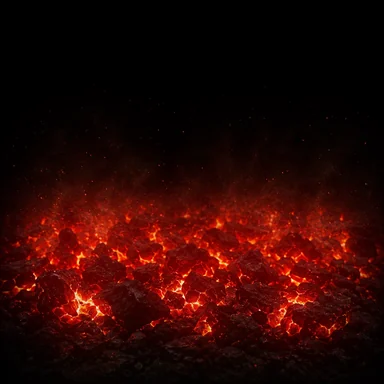
#> input picture src/assets/skills/fire/SK_FIRE_01_glut.webp, 384 x 384 px
$ python -i render-strip-review.py   (imports and definitions only)
#> lines starting #> are read from the running program, lines starting #| are printed output that depends on the picture
#!/usr/bin/env python3
"""Render skill deliveries in the measured offer-card header geometry."""

from argparse import ArgumentParser
from math import ceil
from pathlib import Path

from PIL import Image, ImageChops, ImageDraw, ImageFont


CARD_W = 271
CARD_H = 210
FADE_START = 0.62
COLS = 7
GAP = 8
MARGIN = 8
TITLE_H = 28
LABEL_H = 22
SHEET_BG = (23, 24, 29)
CARD_BG = (8, 10, 15)
LABEL_BG = (18, 19, 24)
TEXT = (185, 188, 198)


def render_header(path: Path) -> Image.Image:
    source = Image.open(path).convert("RGB")
#> source is the input picture: PIL image 384x384 RGB; mean R, G, B 44.6, 6.5, 3.6
    scale = max(CARD_W / source.width, CARD_H / source.height)
#> scale = 0.706
    resized = source.resize(
        (round(source.width * scale), round(source.height * scale)),
        Image.Resampling.LANCZOS,
    )
    left = (resized.width - CARD_W) // 2
#> left = 0
    crop = resized.crop((left, 0, left + CARD_W, CARD_H))
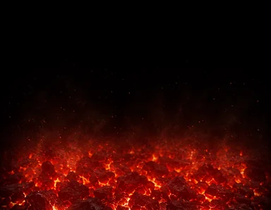
#> crop: PIL image 271x210 RGB; mean R, G, B 43.8, 6, 3.1

    background = Image.new("RGB", (CARD_W, CARD_H), CARD_BG)
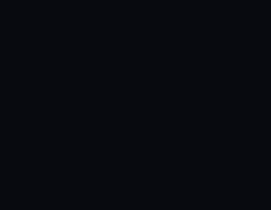
#> background: PIL image 271x210 RGB; mean R, G, B 8, 10, 15
    screened = ImageChops.screen(background, crop)
    fade_y = round(CARD_H * FADE_START)
    mask = Image.new("L", (CARD_W, CARD_H))
#> mask: PIL image 271x210 L; every value is 0
    mask.putdata(
        [
            255 if y <= fade_y else round(255 * (CARD_H - 1 - y) / (CARD_H - 1 - fade_y))
            for y in range(CARD_H)
            for _ in range(CARD_W)
        ]
    )
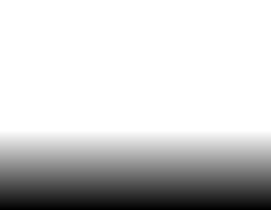
#> mask: PIL image 271x210 L; min 0, max 255, mean 206.4
    return Image.composite(screened, background, mask)
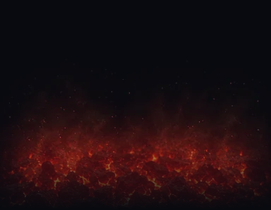
#> returned value: PIL image 271x210 RGB; mean R, G, B 29.3, 13.2, 16.5


def render_lot(lot: str, output: Path) -> None:
    files = sorted(Path("src/assets/skills", lot).glob("*.webp"))
    if len(files) != 21:
        raise SystemExit(f"{lot}: expected 21 delivery files, found {len(files)}")

    rows = ceil(len(files) / COLS)
    tile_w = CARD_W
    tile_h = CARD_H + LABEL_H
    width = MARGIN * 2 + COLS * tile_w + (COLS - 1) * GAP
    height = TITLE_H + MARGIN + rows * tile_h + (rows - 1) * GAP + MARGIN
    sheet = Image.new("RGB", (width, height), SHEET_BG)
    draw = ImageDraw.Draw(sheet)
    font = ImageFont.load_default(size=11)
    title_font = ImageFont.load_default(size=12)
    draw.text(
        (MARGIN, 7),
        f"V2 - {lot.upper()}, all 21 delivery files in measured header geometry "
        f"({CARD_W} x {CARD_H}, cover, center top, screen blend, 62% mask fade)",
        fill=TEXT,
        font=title_font,
    )

    for index, path in enumerate(files):
        row, col = divmod(index, COLS)
        x = MARGIN + col * (tile_w + GAP)
        y = TITLE_H + MARGIN + row * (tile_h + GAP)
        sheet.paste(render_header(path), (x, y))
        draw.rectangle((x, y + CARD_H, x + tile_w - 1, y + tile_h - 1), fill=LABEL_BG)
        draw.text((x + 3, y + CARD_H + 4), path.stem, fill=TEXT, font=font)

    output.parent.mkdir(parents=True, exist_ok=True)
    sheet.save(output, "PNG", optimize=True)
    print(f"{lot}: {len(files)} headers -> {output} ({width}x{height})")


def main() -> None:
    parser = ArgumentParser()
    parser.add_argument("--lot", choices=("fire", "plant"), required=True)
    parser.add_argument("--output", type=Path, required=True)
    args = parser.parse_args()
    render_lot(args.lot, args.output)


# [2 lines not run here, left out]

>>> result = render_header('../../../../src/assets/skills/fire/SK_FIRE_01_glut.webp')

$ run again, on src/assets/skills/ice/SK_ICE_02_schneetreiben.webp
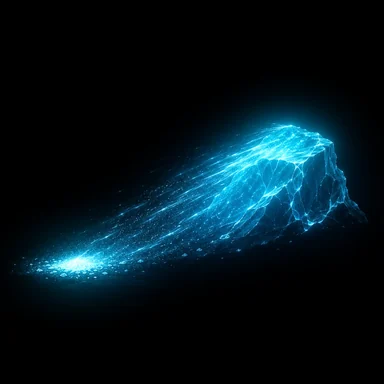
#> input picture src/assets/skills/ice/SK_ICE_02_schneetreiben.webp, 384 x 384 px
#> in render_header, source is the input picture: PIL image 384x384 RGB; mean R, G, B 3.6, 22.3, 30.2
#> in render_header, `crop = resized.crop((left, 0, left + CARD_W, CARD_H))`:
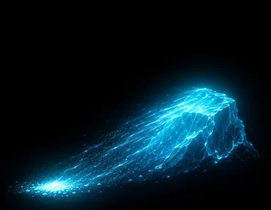
#> crop: PIL image 271x210 RGB; mean R, G, B 4.7, 28.6, 38.6
#> in render_header, `return Image.composite(screened, background, mask)`:
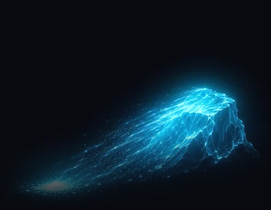
#> returned value: PIL image 271x210 RGB; mean R, G, B 11.3, 31, 42.6
